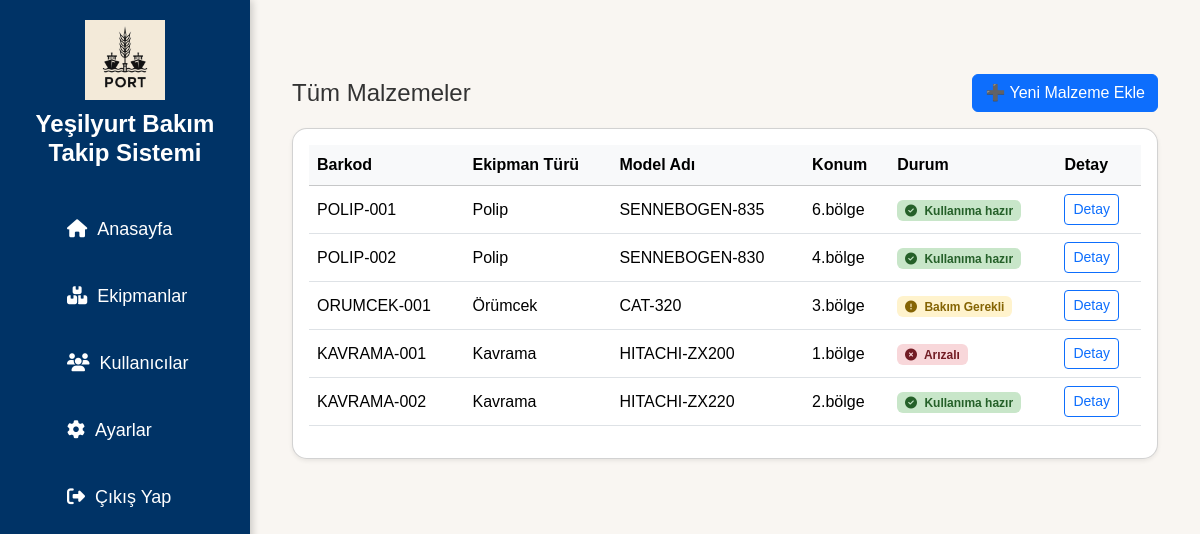
Screenshot of /materials (signed in) with the database file from the repository.
### app/models.py (models this page shows)
class Parca(db.Model):
    __tablename__ = 'parcalar'
    id = db.Column(db.Integer, primary_key=True)
    barcode = db.Column(db.String(100), unique=True, nullable=False)
    ekipman_turu = db.Column(db.String(100), nullable=False)
    model_adi = db.Column(db.String(100), nullable=False)
    konum = db.Column(db.String(100), nullable=False)
    durum = db.Column(db.String(50), nullable=False)
    bir_sonraki_bakim = db.Column(db.Date, nullable=True)
    son_bakim_tarihi = db.Column(db.Date, nullable=True)
    bakim_dongusu = db.Column(db.String(50), nullable=True)
    bakim_durum = db.Column(db.String(50), nullable=True)  # ✅ تمت إضافته
    notlar = db.Column(db.Text, nullable=True)              # ✅ تمت إضافته
    kisa_aciklama = db.Column(db.Text, nullable=True)
    yuk_kapasitesi = db.Column(db.String(50), nullable=True)
    sorumlu_kisi = db.Column(db.String(100), nullable=True)
    created_at = db.Column(db.DateTime, default=datetime.utcnow)
    bakim_kayitlari = db.relationship('BakimKaydi', backref='parca', lazy=True)

### app/routes.py (the view)
@main.route('/materials')
@login_required
def materials():
    parcalar = Parca.query.all()
    return render_template('materials.html', parcalar=parcalar)

### app/__init__.py (called while the page is built)
def create_app():
    app = Flask(__name__)
    app.config.from_object('config.Config')
    db.init_app(app)
    login_manager.init_app(app)
    migrate.init_app(app, db)  # ✅ جديد
    login_manager.login_view = 'auth.login'
    @login_manager.user_loader
    def load_user(user_id):
        return User.query.get(int(user_id))
    app.register_blueprint(main)
    app.register_blueprint(auth)
    app.register_blueprint(api)  # ✅ API
    return app

### app/templates/materials.html
{% extends 'layout.html' %}
{% block content %}
<div class="container-fluid mt-4">
    <div class="d-flex justify-content-between align-items-center mb-3">
        <h4 class="mb-0">Tüm Malzemeler</h4>
        <a href="{{ url_for('main.add_parca') }}" class="btn btn-primary">➕ Yeni Malzeme Ekle</a>
    </div>
    <div class="card shadow-sm" style="border-radius: 15px;">
        <div class="card-body table-responsive">
            <table class="table table-hover align-middle">
                <thead class="table-light">
                    <tr>
                        <th>Barkod</th>
                        <th>Ekipman Türü</th>
                        <th>Model Adı</th>
                        <th>Konum</th>
                        <th>Durum</th>
                        <th>Detay</th>
                    </tr>
                </thead>
                <tbody>
                    {% for parca in parcalar %}
                    <tr>
                        <td>{{ parca.barcode }}</td>
                        <td>{{ parca.ekipman_turu }}</td>
                        <td>{{ parca.model_adi }}</td>
                        <td>{{ parca.konum }}</td>
                        <td>
                            {% if parca.durum == 'Kullanıma hazır' %}
                                <span class="badge" style="background-color: #c8e6c9; color: #256029;">
                                    <i class="fas fa-check-circle me-1"></i> {{ parca.durum }}
                                </span>
                            {% elif parca.durum == 'Bakım Gerekli' %}
                                <span class="badge" style="background-color: #fff3cd; color: #856404;">
                                    <i class="fas fa-exclamation-circle me-1"></i> {{ parca.durum }}
                                </span>
                            {% elif parca.durum == 'Arızalı' %}
                                <span class="badge" style="background-color: #f8d7da; color: #721c24;">
                                    <i class="fas fa-times-circle me-1"></i> {{ parca.durum }}
                                </span>
                            {% else %}
                                <span class="badge bg-secondary">{{ parca.durum }}</span>
                            {% endif %}
                        </td>
                        <td>
                            <a href="{{ url_for('main.detail', parca_id=parca.id) }}" class="btn btn-sm btn-outline-primary">Detay</a>
                        </td>
                    </tr>
                    {% else %}
                    <tr>
                        <td colspan="6" class="text-center text-muted">Hiç malzeme eklenmemiş.</td>
                    </tr>
                    {% endfor %}
                </tbody>
            </table>
        </div>
    </div>
</div>
{% endblock %}

### app/static/css/style.css (style rules this page uses)
* { margin: 0; padding: 0; box-sizing: border-box; }
body { font-family: 'Poppins', sans-serif; background-color: #f3f6fa; color: #333; }
body { background-color: #f9f6f2; }
.container-fluid { padding-top: 20px; padding-bottom: 40px; }

### rows the page displays
Parca: barcode "POLIP-001", ekipman_turu "Polip", model_adi "SENNEBOGEN-835", konum "6.bölge", durum "Kullanıma hazır"
Parca: barcode "POLIP-002", ekipman_turu "Polip", model_adi "SENNEBOGEN-830", konum "4.bölge", durum "Kullanıma hazır"
Parca: barcode "ORUMCEK-001", ekipman_turu "Örümcek", model_adi "CAT-320", konum "3.bölge", durum "Bakım Gerekli"
Parca: barcode "KAVRAMA-001", ekipman_turu "Kavrama", model_adi "HITACHI-ZX200", konum "1.bölge", durum "Arızalı"
Parca: barcode "KAVRAMA-002", ekipman_turu "Kavrama", model_adi "HITACHI-ZX220", konum "2.bölge", durum "Kullanıma hazır"
